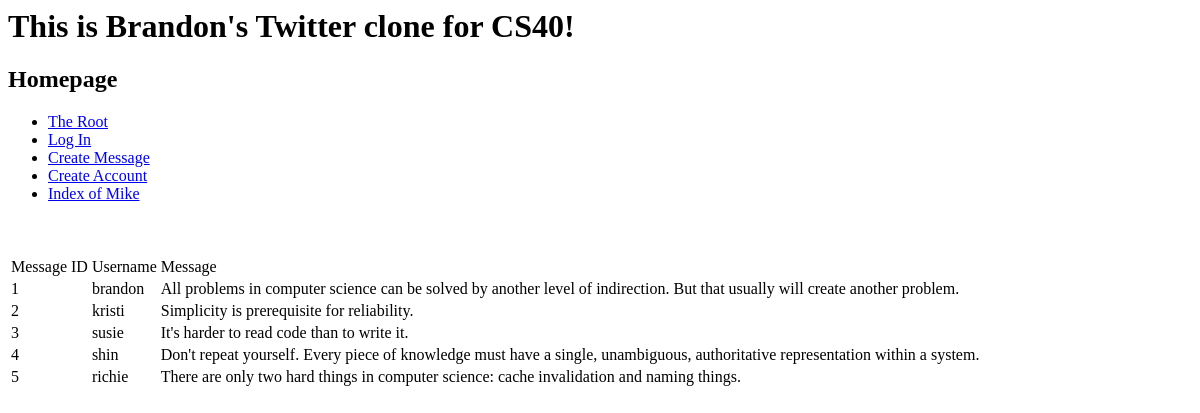
Before: / with the older database file.
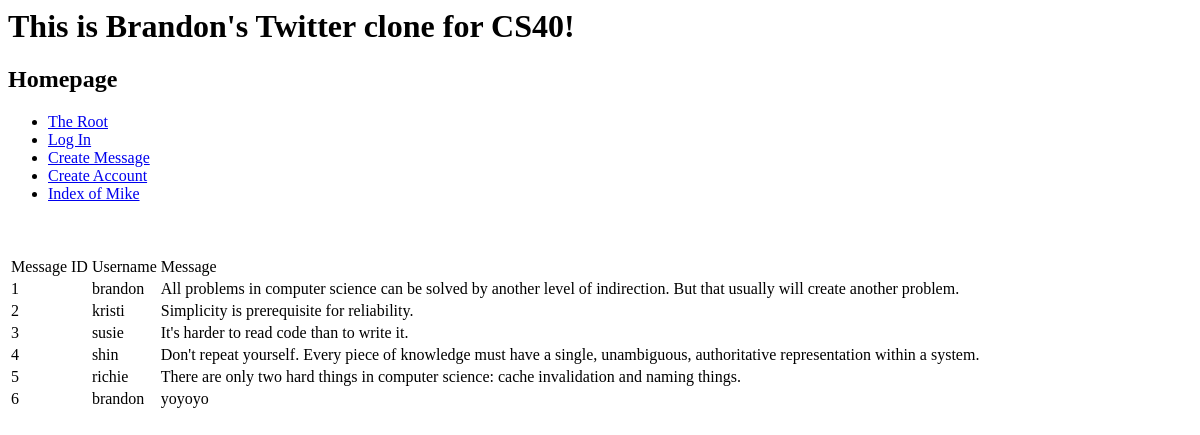
After: the same page with the newer database file.
### tables this page shows
CREATE TABLE users (
    id INTEGER PRIMARY KEY,
    username TEXT NOT NULL UNIQUE,
    password TEXT NOT NULL,
    age INTEGER
);

CREATE TABLE messages (
    id integer primary key,
    sender_id integer not null,
    message text not null,
    created_at timestamp not null default current_timestamp
    );

### twitter.py (the view)
@app.route('/')
def root():
    messages = [
        {'text': "What's popping?", 'username': 'Jacob'},
        {'text': "I will make America Great Again", 'username': 'Trump'},
        {'text': "Baseball is the best sport", 'username': 'Nick'},
    ]
    con = sqlite3.connect('twitter_database.db')
    cur = con.cursor()
    sql = """
        SELECT sender_id, message, id FROM messages;
    """
    cur.execute(sql)
    results = cur.fetchall()
    messages = []
    for result in results:
        sql = """
            SELECT username FROM users WHERE id=?
        """
        cur.execute(sql, (result[0],))
        username_rows = cur.fetchall()
        for username_row in username_rows:
            username = username_row[0]
        messages.append({
            'text': result[1],
            'username': username,
            'id' : result[2]
        })
    con = sqlite3.connect('twitter_database.db')
    cur = con.cursor()
    login_successful = logged_in(
        cur=cur,
        username=request.cookies.get('username'),
        password=request.cookies.get('password'),
    )
    if login_successful:
        return render_template(
            'root.html',
            username=request.cookies.get('username'),
            messages=messages,
        )
    else:
        return render_template(
            'root.html',
            messages=messages,
        )

### twitter.py (called while the page is built)
def logged_in(cur, username, password):
    sql = """
        SELECT username,password FROM users where username=? and password=?;
    """
    cur.execute(sql, (username, password))
    rows = cur.fetchall()
    if len(list(rows)) == 0:
        return False
    else:
        return True

### templates/root.html (shortened to what this page needs)
{% extends 'base.html' %}
{% block title %}
        <h2>Homepage</h2>
{% endblock %}
{% block content %}
        <br>
        <table>
            <tr><td>Message ID</td><td>Username</td><td>Message</td></tr>
                <br>
        {% for message in messages %}
        <tr><td>{{message.id}}</td><td>{{message.username}}</td><td>{{ message.text }}</td><td>{% if username==message.username %}<a href="/delete_message/{{message.id}}">Delete Message</a>{% endif %}</td></tr>
        {% endfor %}
        </table>
{% endblock %}

### templates/base.html (shortened to what this page needs)
<html>
    <head>
        <link rel="stylesheet" href="/static/style.css">
    </head>
    <body>
        <h1>This is Brandon's Twitter clone for CS40!</h1>
        {% block title %}
        {% endblock %}
        <ul>
            <li><a href='/'>The Root</a></li>
            {% if username %}
            <li><a href='/logout'>Log Out</a></li>
            {% else %}
            <li><a href='/login'>Log In</a></li>
            {% endif %}
            <li><a href='/create_message'>Create Message</a></li>
            <li><a href='/create_user'>Create Account</a></li>
            <li><a href='/index'>Index of Mike</a></li>
        </ul>
        {% block content %}
        {% endblock %}
    </body>
</html>

Changed rows visible on the page:
added messages: text "yoyoyo"
Other visible differences:
new list line: "6"
new list line: "brandon"
